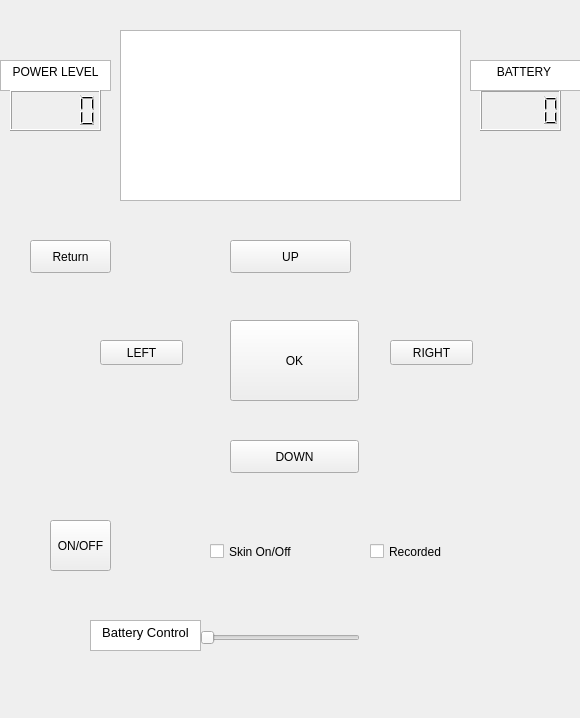
<?xml version="1.0" encoding="UTF-8"?>
<ui version="4.0">
 <class>MainWindow</class>
 <widget class="QMainWindow" name="MainWindow">
  <property name="geometry">
   <rect>
    <x>0</x>
    <y>0</y>
    <width>580</width>
    <height>718</height>
   </rect>
  </property>
  <property name="windowTitle">
   <string>MainWindow</string>
  </property>
  <widget class="QWidget" name="centralWidget">
   <widget class="QListWidget" name="listWidget">
    <property name="geometry">
     <rect>
      <x>120</x>
      <y>30</y>
      <width>341</width>
      <height>171</height>
     </rect>
    </property>
   </widget>
   <widget class="QPushButton" name="upButton">
    <property name="geometry">
     <rect>
      <x>230</x>
      <y>240</y>
      <width>121</width>
      <height>33</height>
     </rect>
    </property>
    <property name="text">
     <string>UP</string>
    </property>
   </widget>
   <widget class="QPushButton" name="downButton">
    <property name="geometry">
     <rect>
      <x>230</x>
      <y>440</y>
      <width>129</width>
      <height>33</height>
     </rect>
    </property>
    <property name="text">
     <string>DOWN</string>
    </property>
   </widget>
   <widget class="QPushButton" name="okButton">
    <property name="geometry">
     <rect>
      <x>230</x>
      <y>320</y>
      <width>129</width>
      <height>81</height>
     </rect>
    </property>
    <property name="text">
     <string>OK</string>
    </property>
   </widget>
   <widget class="QPushButton" name="returnButton">
    <property name="geometry">
     <rect>
      <x>30</x>
      <y>240</y>
      <width>81</width>
      <height>33</height>
     </rect>
    </property>
    <property name="text">
     <string>Return</string>
    </property>
   </widget>
   <widget class="QPushButton" name="pushButton">
    <property name="geometry">
     <rect>
      <x>50</x>
      <y>520</y>
      <width>61</width>
      <height>51</height>
     </rect>
    </property>
    <property name="text">
     <string>ON/OFF</string>
    </property>
   </widget>
   <widget class="QCheckBox" name="skinOnOff">
    <property name="geometry">
     <rect>
      <x>210</x>
      <y>540</y>
      <width>90</width>
      <height>23</height>
     </rect>
    </property>
    <property name="text">
     <string>Skin On/Off</string>
    </property>
   </widget>
   <widget class="QPushButton" name="leftButon">
    <property name="geometry">
     <rect>
      <x>100</x>
      <y>340</y>
      <width>83</width>
      <height>25</height>
     </rect>
    </property>
    <property name="text">
     <string>LEFT</string>
    </property>
   </widget>
   <widget class="QPushButton" name="rightButton">
    <property name="geometry">
     <rect>
      <x>390</x>
      <y>340</y>
      <width>83</width>
      <height>25</height>
     </rect>
    </property>
    <property name="text">
     <string>RIGHT</string>
    </property>
   </widget>
   <widget class="QCheckBox" name="Recorded">
    <property name="geometry">
     <rect>
      <x>370</x>
      <y>540</y>
      <width>90</width>
      <height>23</height>
     </rect>
    </property>
    <property name="text">
     <string>Recorded</string>
    </property>
   </widget>
   <widget class="QTextEdit" name="textEdit">
    <property name="geometry">
     <rect>
      <x>0</x>
      <y>60</y>
      <width>111</width>
      <height>31</height>
     </rect>
    </property>
    <property name="html">
     <string>&lt;!DOCTYPE HTML PUBLIC &quot;-//W3C//DTD HTML 4.0//EN&quot; &quot;http://www.w3.org/TR/REC-html40/strict.dtd&quot;&gt;
&lt;html&gt;&lt;head&gt;&lt;meta name=&quot;qrichtext&quot; content=&quot;1&quot; /&gt;&lt;style type=&quot;text/css&quot;&gt;
p, li { white-space: pre-wrap; }
&lt;/style&gt;&lt;/head&gt;&lt;body style=&quot; font-family:'Sans'; font-size:10pt; font-weight:400; font-style:normal;&quot;&gt;
&lt;p align=&quot;center&quot; style=&quot; margin-top:0px; margin-bottom:0px; margin-left:0px; margin-right:0px; -qt-block-indent:0; text-indent:0px;&quot;&gt;&lt;span style=&quot; font-size:9pt;&quot;&gt;POWER LEVEL&lt;/span&gt;&lt;/p&gt;&lt;/body&gt;&lt;/html&gt;</string>
    </property>
   </widget>
   <widget class="QLCDNumber" name="lcdNumber">
    <property name="geometry">
     <rect>
      <x>10</x>
      <y>90</y>
      <width>91</width>
      <height>41</height>
     </rect>
    </property>
   </widget>
   <widget class="QLabel" name="label">
    <property name="geometry">
     <rect>
      <x>200</x>
      <y>110</y>
      <width>41</width>
      <height>81</height>
     </rect>
    </property>
    <property name="font">
     <font>
      <family>DejaVu Sans Mono</family>
      <pointsize>20</pointsize>
      <weight>75</weight>
      <bold>true</bold>
     </font>
    </property>
    <property name="text">
     <string/>
    </property>
   </widget>
   <widget class="QLabel" name="label_2">
    <property name="geometry">
     <rect>
      <x>240</x>
      <y>120</y>
      <width>41</width>
      <height>61</height>
     </rect>
    </property>
    <property name="font">
     <font>
      <family>DejaVu Sans Mono</family>
      <pointsize>20</pointsize>
      <weight>75</weight>
      <bold>true</bold>
     </font>
    </property>
    <property name="text">
     <string/>
    </property>
   </widget>
   <widget class="QLabel" name="label_3">
    <property name="geometry">
     <rect>
      <x>280</x>
      <y>110</y>
      <width>31</width>
      <height>71</height>
     </rect>
    </property>
    <property name="font">
     <font>
      <family>DejaVu Sans Mono</family>
      <pointsize>20</pointsize>
      <weight>75</weight>
      <bold>true</bold>
     </font>
    </property>
    <property name="text">
     <string/>
    </property>
   </widget>
   <widget class="QLabel" name="label_4">
    <property name="geometry">
     <rect>
      <x>320</x>
      <y>110</y>
      <width>41</width>
      <height>81</height>
     </rect>
    </property>
    <property name="font">
     <font>
      <family>DejaVu Sans Mono</family>
      <pointsize>20</pointsize>
      <weight>75</weight>
      <bold>true</bold>
     </font>
    </property>
    <property name="text">
     <string/>
    </property>
   </widget>
   <widget class="QLabel" name="label_5">
    <property name="geometry">
     <rect>
      <x>360</x>
      <y>110</y>
      <width>41</width>
      <height>81</height>
     </rect>
    </property>
    <property name="font">
     <font>
      <family>DejaVu Sans Mono</family>
      <pointsize>20</pointsize>
      <weight>75</weight>
      <bold>true</bold>
     </font>
    </property>
    <property name="text">
     <string/>
    </property>
   </widget>
   <widget class="QSlider" name="horizontalSlider">
    <property name="geometry">
     <rect>
      <x>200</x>
      <y>630</y>
      <width>160</width>
      <height>16</height>
     </rect>
    </property>
    <property name="orientation">
     <enum>Qt::Horizontal</enum>
    </property>
   </widget>
   <widget class="QLCDNumber" name="lcdNumber_2">
    <property name="geometry">
     <rect>
      <x>480</x>
      <y>90</y>
      <width>81</width>
      <height>41</height>
     </rect>
    </property>
   </widget>
   <widget class="QTextEdit" name="textEdit_2">
    <property name="geometry">
     <rect>
      <x>470</x>
      <y>60</y>
      <width>111</width>
      <height>31</height>
     </rect>
    </property>
    <property name="html">
     <string>&lt;!DOCTYPE HTML PUBLIC &quot;-//W3C//DTD HTML 4.0//EN&quot; &quot;http://www.w3.org/TR/REC-html40/strict.dtd&quot;&gt;
&lt;html&gt;&lt;head&gt;&lt;meta name=&quot;qrichtext&quot; content=&quot;1&quot; /&gt;&lt;style type=&quot;text/css&quot;&gt;
p, li { white-space: pre-wrap; }
&lt;/style&gt;&lt;/head&gt;&lt;body style=&quot; font-family:'Sans'; font-size:10pt; font-weight:400; font-style:normal;&quot;&gt;
&lt;p align=&quot;center&quot; style=&quot; margin-top:0px; margin-bottom:0px; margin-left:0px; margin-right:0px; -qt-block-indent:0; text-indent:0px;&quot;&gt;&lt;span style=&quot; font-size:9pt;&quot;&gt;BATTERY &lt;/span&gt;&lt;/p&gt;&lt;/body&gt;&lt;/html&gt;</string>
    </property>
   </widget>
   <widget class="QTextEdit" name="textEdit_3">
    <property name="geometry">
     <rect>
      <x>90</x>
      <y>620</y>
      <width>111</width>
      <height>31</height>
     </rect>
    </property>
    <property name="html">
     <string>&lt;!DOCTYPE HTML PUBLIC &quot;-//W3C//DTD HTML 4.0//EN&quot; &quot;http://www.w3.org/TR/REC-html40/strict.dtd&quot;&gt;
&lt;html&gt;&lt;head&gt;&lt;meta name=&quot;qrichtext&quot; content=&quot;1&quot; /&gt;&lt;style type=&quot;text/css&quot;&gt;
p, li { white-space: pre-wrap; }
&lt;/style&gt;&lt;/head&gt;&lt;body style=&quot; font-family:'Sans'; font-size:10pt; font-weight:400; font-style:normal;&quot;&gt;
&lt;p align=&quot;center&quot; style=&quot; margin-top:0px; margin-bottom:0px; margin-left:0px; margin-right:0px; -qt-block-indent:0; text-indent:0px;&quot;&gt;Battery Control&lt;/p&gt;&lt;/body&gt;&lt;/html&gt;</string>
    </property>
   </widget>
  </widget>
 </widget>
 <layoutdefault spacing="6" margin="11"/>
 <resources/>
 <connections/>
</ui>
